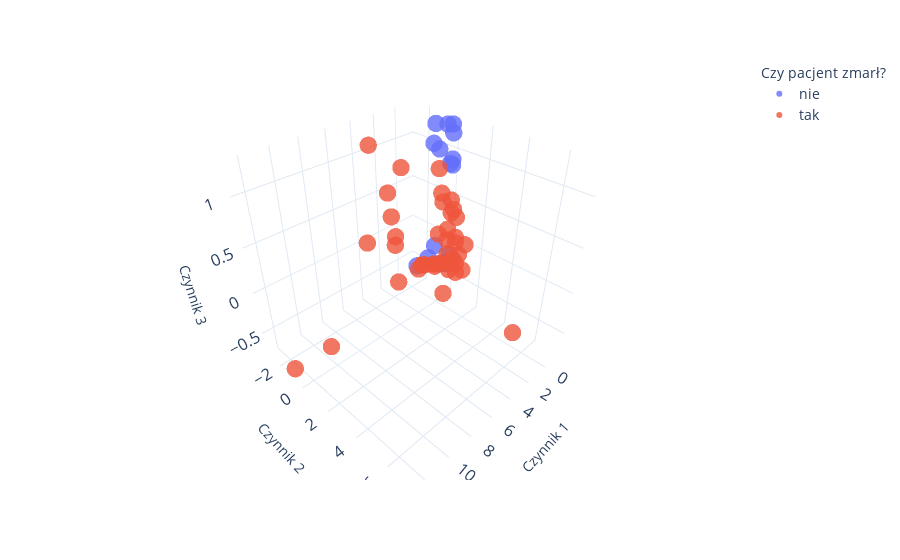

Notebook code for this chart:
### Code cell
merged_data['ZGON'] = merged_data['ZGON'].astype(str)
merged_data['Czy pacjent zmarł?'] = merged_data['ZGON'].map({'1.0': 'tak', '0.0': 'nie'})

fig = px.scatter_3d(merged_data, x='Czynnik 1', y='Czynnik 2', z='Czynnik 3', color='Czy pacjent zmarł?', size_max=18, opacity=0.8)
fig.update_traces(textposition='top center', marker_size=6)

fig.update_layout(
    scene=dict(
        xaxis=dict(tickfont=dict(size=14)),
        yaxis=dict(tickfont=dict(size=14)),
        zaxis=dict(tickfont=dict(size=14)),
    )
)

fig.update_layout(legend=dict(font=dict(size=14)), legend_title=dict(font=dict(size=14)))
fig.update_layout(template="plotly_white")
fig.show()

fig.write_image("../images/" + "pca_miernik_3d" + ".png", width=1000, height=600, scale=4, format="png")
fig.write_html("pca_miernik_3d.html")

### Figure 1 — Plotly figure (JSON) as saved in the notebook; plotly's stock layout.template omitted (floating-point values rounded to 4 significant figures)
{"data": [{"hovertemplate": "Czy pacjent zmarł?=nie<br>Czynnik 1=%{x}<br>Czynnik 2=%{y}<br>Czynnik 3=%{z}<extra></extra>", "legendgroup": "nie", "marker": {"color": "#636efa", "opacity": 0.8, "size": 6, "symbol": "circle"}, "mode": "markers", "name": "nie", "scene": "scene", "showlegend": true, "textposition": "top center", "type": "scatter3d", "x": [-0.1881, -1.335, -1.335, -0.5259, -1.304, -1.335, 0.4669, -1.335, -1.335, -1.335, -1.335, -1.335, -1.214, -1.335, -0.4721, -1.335, -1.333, -1.335, -0.5687, -1.277, -1.335, -0.6775, -1.335, -0.8085, -1.219, -1.314, -1.315, -1.309, -1.335, -1.328, -1.335, -1.335, -0.398, -1.335, -1.029, -1.164, -1.335, -1.156, -1.335, -1.257, -1.048], "y": [-0.8411, 0.02021, 0.02021, -0.596, -0.002915, 0.02021, -1.26, 0.02021, 0.02021, 0.02021, 0.02021, 0.01997, -0.1275, 0.02021, -0.7019, 0.02021, 0.01304, 0.02021, -0.5522, -0.09934, 0.02021, -0.536, 0.02021, -0.373, -0.06652, -0.05492, -0.05109, -0.07095, 0.02021, 0.05376, 0.02021, 0.02021, -0.748, 0.02021, -0.2846, -0.107, 0.02021, -0.114, 0.02021, -0.03761, -0.1937], "z": [-0.2703, -0.3397, -0.3397, -0.1094, -0.3403, -0.3397, -0.375, -0.3397, -0.3397, -0.3397, -0.3397, -0.3357, 0.8582, -0.3397, 1.26, -0.3397, -0.2209, -0.3397, -0.3542, 1.256, -0.3397, 1.007, -0.3397, -0.3496, -0.3419, 0.9037, 0.8403, 1.169, -0.3397, -0.3307, -0.3397, -0.3397, 1.065, -0.3397, 1.255, -0.3429, -0.3397, -0.3232, -0.3397, -0.3411, -0.3451]}, {"hovertemplate": "Czy pacjent zmarł?=tak<br>Czynnik 1=%{x}<br>Czynnik 2=%{y}<br>Czynnik 3=%{z}<extra></extra>", "legendgroup": "tak", "marker": {"color": "#EF553B", "opacity": 0.8, "size": 6, "symbol": "circle"}, "mode": "markers", "name": "tak", "scene": "scene", "showlegend": true, "textposition": "top center", "type": "scatter3d", "x": [0.09682, 2.949, 2.785, -0.7853, 2.57, -0.7621, -0.008659, -1.335, 0.7468, 4.333, 2.186, -1.221, -0.9557, 0.613, 4.359, 12.48, 9.774, 0.1353, 2.143, 0.639, -0.8325, -0.9039, -1.021, -0.1331, 0.06858, 0.7119, 0.6298, 2.113, -0.3768, -1.335, 1.55, -1.321, 2.534, 2.223, -1.175, -0.4836, -1.18, -1.335, 2.731, 0.1198, 0.512, 2.803, 0.4577, -1.304], "y": [-0.9146, -2.866, 2.239, -0.3903, 2.523, -0.4077, 1.742, 0.02021, 1.132, 7.162, -1.689, 0.3451, 0.7126, 1.192, -2.133, -1.035, -0.6431, -1.078, -1.988, -1.018, -0.3972, -0.3389, 0.5681, 1.092, 1.358, 1.071, 0.3256, 2.128, -0.4536, 0.02021, -2.155, -0.02764, -1.212, 2.519, -0.1141, -0.6158, 0.7522, 0.02021, -0.7412, -1.067, 2.128, -1.689, 0.2951, -0.002915], "z": [-0.3534, 1.062, -0.2062, -0.3501, 0.7499, -0.3505, -0.1702, -0.3397, 0.02966, 0.0369, -0.02701, -0.2473, -0.2503, 0.5036, 0.1008, -0.7241, -0.6406, -0.3675, 0.2963, -0.3848, 0.5302, 0.4285, 0.06726, 0.4019, -0.233, 0.3143, 0.9123, 0.02378, -0.3621, -0.3397, 0.00182, 0.4523, -0.4425, 0.378, -0.03374, -0.3558, -0.1462, -0.3397, 0.9517, -0.3672, 0.2111, 0.6259, 0.1754, -0.3403]}], "layout": {"legend": {"font": {"size": 14}, "title": {"font": {"size": 14}, "text": "Czy pacjent zmarł?"}, "tracegroupgap": 0}, "margin": {"t": 60}, "scene": {"domain": {"x": [0, 1], "y": [0, 1]}, "xaxis": {"tickfont": {"size": 14}, "title": {"text": "Czynnik 1"}}, "yaxis": {"tickfont": {"size": 14}, "title": {"text": "Czynnik 2"}}, "zaxis": {"tickfont": {"size": 14}, "title": {"text": "Czynnik 3"}}}}}
